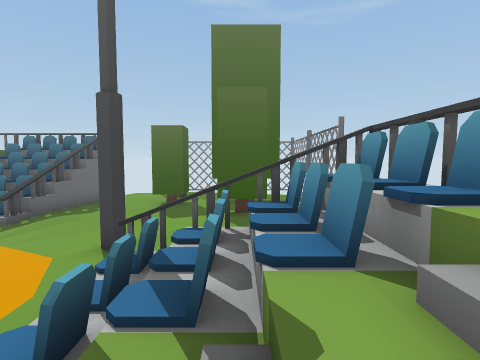
[1] (above)

17 first-person views from a walk through a Unity game level. The camera is 1.2 m above the floor, tilts 4° down and sees 80° across. The floor is counted in squares, 1 m on a side. Each view is taken from the middle of a square. On the plan, view 1 faces up. The plan holds only what a view shows up to about 13 squares ahead; the rest is blank. The place goes on beyond the plan. The player character is not drawn.

[2]
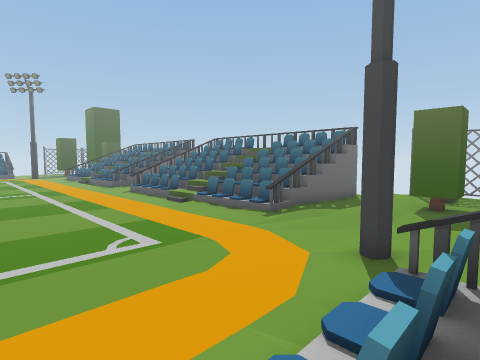

[3]
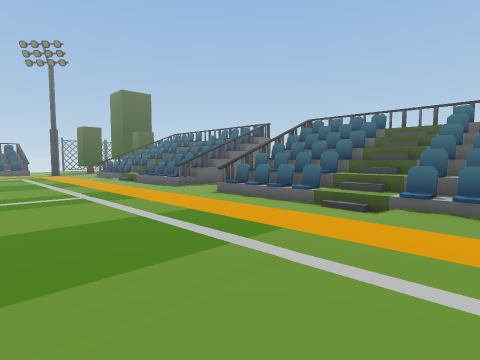

[4]
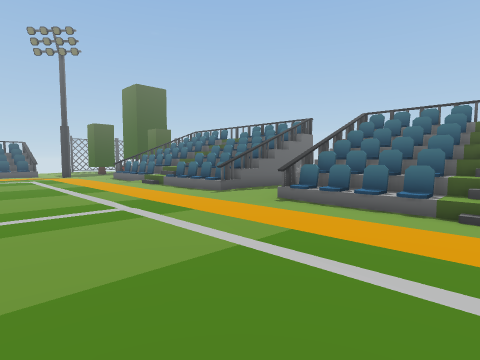

[5]
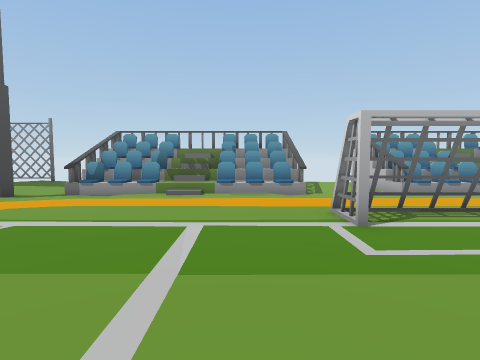

[6]
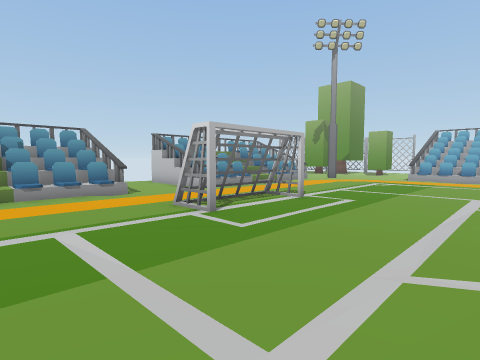

[7]
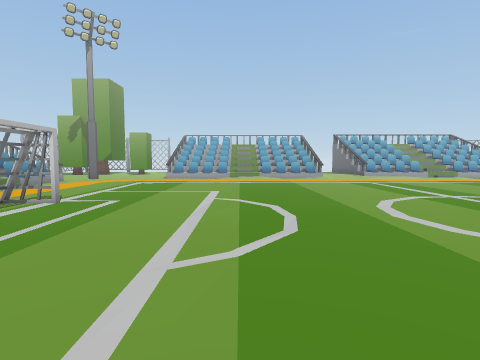

[8]
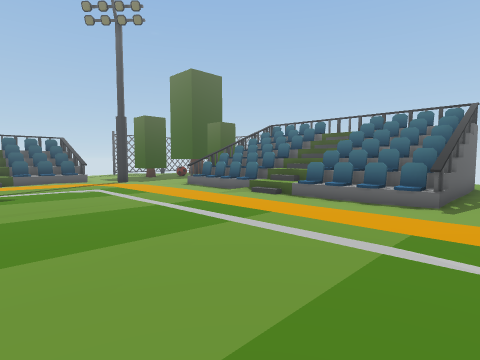

[9]
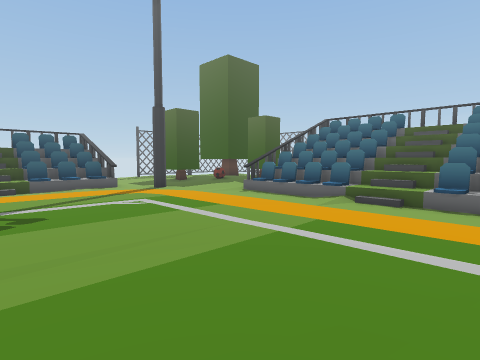

[10]
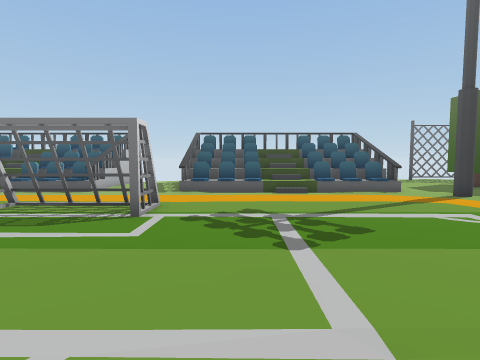

[11]
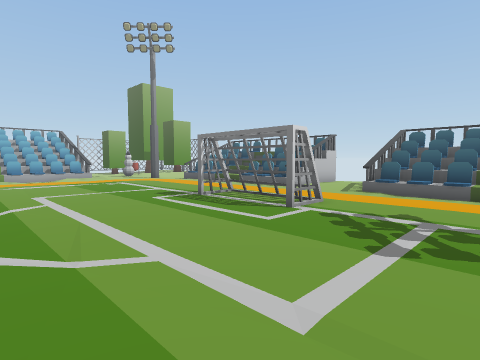

[12]
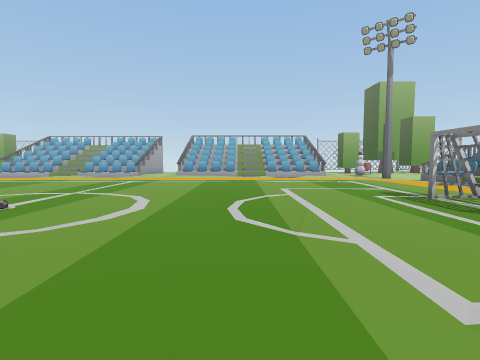

[13]
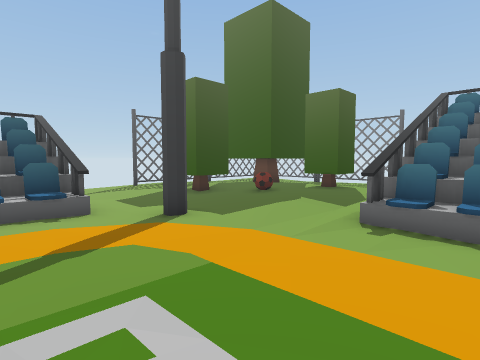

[14]
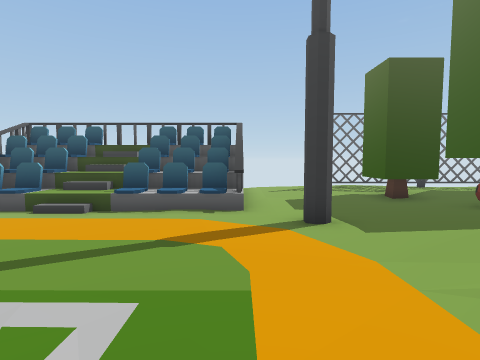

[15]
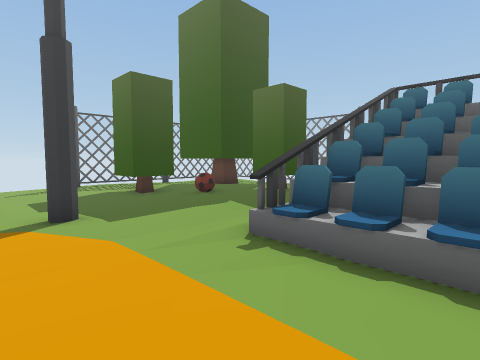

[16]
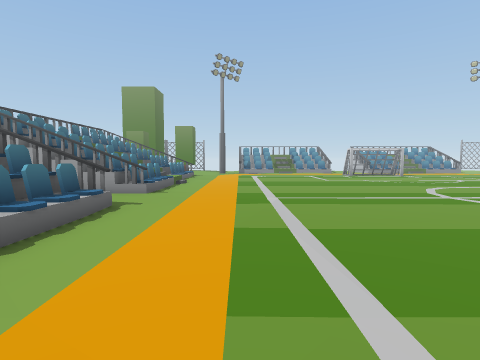

[17]
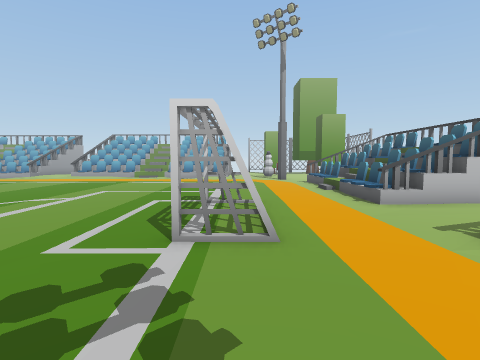

### Floor plan
Key: @ floor where view 1 was taken; # wall or solid block; . main floor; : floor 0.25 m higher than the main floor; - floor 0.25 m lower than the main floor; + floor 0.5 m higher than the main floor; / step, stairs or slope; = window, fence, low wall or low ledge; v drop or lower ground; T tree; F fence; O other object.
Columns run from 41 left of view 1 to 3 right of it. Each row starts with its distance up from view 1.
 17      FFFF                             FF
 16 F                                    ...    O
 15 F   T     ###########. #########    ....    O
 14 F   T.T#. =====//===#- #====//==   ..##-    O
 13 FTTTT.T#. v/////////#- v//////////v..#T-TTTTO
 12 F.........v/////////#.Ov//////////v..---    F
 11 F.TT.O....=====//===#..##===//====#.----    F
 10 F.TT-.....#====//===#..#====//====#.---.TTT F
  9 F..--.....#====//===#..#====//====#.---.... F
  8 ...---.......-./.---.....---//......--.....
  7 ...----..............................-.....
  6 .......#.................................
  5  ###v#.................................#####
  4  #==/:................................./===#
  3  #==/:................................./===#
  2  #==/+................................./===#
  1  #////.................................////#
  0  #/=/:.....................   ........./=@=#
 -1  #==/:................................./===#
 -2  #==/:................................./===#
 -3  #####...OO.......................OO...#####
 -4    ......O............  ...........O.....-.
 -5     .....O............. ...........O.......
 -6    ......O.........................O......
 -7   ####...OO.......................OO...####
 -8  #==/:................................./===
 -9  #==/:................................./===
-10  #/=/:................................. =/=
-11  #////................................./ //
-12  #==/ ...  .......... .............    /=

Positions as (right, up) in squares from view 1, and headings:
1: (0, 0), facing up
2: (-1, 1), facing up-left
3: (-9, 1), facing up-left
4: (-12, 1), facing up-left
5: (-12, -1), facing right
6: (-12, 1), facing down-right
7: (-12, 1), facing down
8: (-19, 0), facing up-left
9: (-23, 0), facing up-left
10: (-25, -1), facing left
11: (-25, 1), facing down-left
12: (-25, 2), facing down
13: (-29, 3), facing up-left
14: (-29, 5), facing left
15: (-28, 5), facing up-left
16: (-28, 5), facing right
17: (-32, 1), facing down
